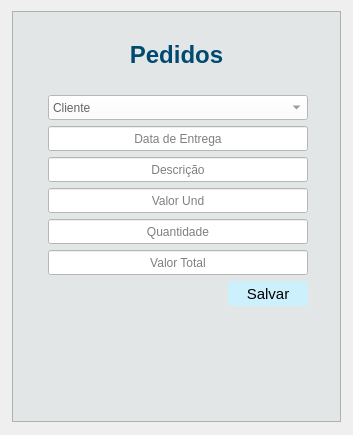
                <widget class="QWidget" name="tab_4">
                 <attribute name="title">
                  <string>Cadastro</string>
                 </attribute>
                 <layout class="QGridLayout" name="gridLayout_6">
                  <item row="2" column="1">
                   <spacer name="verticalSpacer_21">
                    <property name="orientation">
                     <enum>Qt::Vertical</enum>
                    </property>
                    <property name="sizeType">
                     <enum>QSizePolicy::Fixed</enum>
                    </property>
                    <property name="sizeHint" stdset="0">
                     <size>
                      <width>20</width>
                      <height>2</height>
                     </size>
                    </property>
                   </spacer>
                  </item>
                  <item row="0" column="0">
                   <spacer name="horizontalSpacer_14">
                    <property name="orientation">
                     <enum>Qt::Horizontal</enum>
                    </property>
                    <property name="sizeType">
                     <enum>QSizePolicy::Fixed</enum>
                    </property>
                    <property name="sizeHint" stdset="0">
                     <size>
                      <width>1</width>
                      <height>20</height>
                     </size>
                    </property>
                   </spacer>
                  </item>
                  <item row="0" column="2">
                   <spacer name="horizontalSpacer_12">
                    <property name="orientation">
                     <enum>Qt::Horizontal</enum>
                    </property>
                    <property name="sizeType">
                     <enum>QSizePolicy::Fixed</enum>
                    </property>
                    <property name="sizeHint" stdset="0">
                     <size>
                      <width>1</width>
                      <height>20</height>
                     </size>
                    </property>
                   </spacer>
                  </item>
                  <item row="0" column="1" rowspan="2">
                   <widget class="QFrame" name="frame_6">
                    <property name="minimumSize">
                     <size>
                      <width>0</width>
                      <height>0</height>
                     </size>
                    </property>
                    <property name="styleSheet">
                     <string notr="true">QLineEdit{

	
	background-color: rgb(255,255,255);
	font: 10pt &quot;MS Shell Dlg 2&quot;;
}

QFrame{

	
		background-color: rgb(227, 230, 230);

}</string>
                    </property>
                    <property name="frameShape">
                     <enum>QFrame::StyledPanel</enum>
                    </property>
                    <property name="frameShadow">
                     <enum>QFrame::Raised</enum>
                    </property>
                    <layout class="QGridLayout" name="gridLayout_5">
                     <item row="3" column="0">
                      <spacer name="horizontalSpacer_24">
                       <property name="orientation">
                        <enum>Qt::Horizontal</enum>
                       </property>
                       <property name="sizeType">
                        <enum>QSizePolicy::Fixed</enum>
                       </property>
                       <property name="sizeHint" stdset="0">
                        <size>
                         <width>20</width>
                         <height>20</height>
                        </size>
                       </property>
                      </spacer>
                     </item>
                     <item row="3" column="1" colspan="2">
                      <widget class="QComboBox" name="comboBox_clientes">
                       <property name="minimumSize">
                        <size>
                         <width>0</width>
                         <height>25</height>
                        </size>
                       </property>
                       <property name="styleSheet">
                        <string notr="true">background-color: rgb(255, 255, 255);

color: rgb(100, 100, 100);</string>
                       </property>
                       <item>
                        <property name="text">
                         <string>Cliente</string>
                        </property>
                       </item>
                      </widget>
                     </item>
                     <item row="3" column="3">
                      <spacer name="horizontalSpacer_32">
                       <property name="orientation">
                        <enum>Qt::Horizontal</enum>
                       </property>
                       <property name="sizeType">
                        <enum>QSizePolicy::Fixed</enum>
                       </property>
                       <property name="sizeHint" stdset="0">
                        <size>
                         <width>17</width>
                         <height>20</height>
                        </size>
                       </property>
                      </spacer>
                     </item>
                     <item row="4" column="0">
                      <spacer name="horizontalSpacer_25">
                       <property name="orientation">
                        <enum>Qt::Horizontal</enum>
                       </property>
                       <property name="sizeType">
                        <enum>QSizePolicy::Preferred</enum>
                       </property>
                       <property name="sizeHint" stdset="0">
                        <size>
                         <width>17</width>
                         <height>20</height>
                        </size>
                       </property>
                      </spacer>
                     </item>
                     <item row="4" column="1" colspan="2">
                      <widget class="QLineEdit" name="lineEdit_data_entrega">
                       <property name="sizePolicy">
                        <sizepolicy hsizetype="Preferred" vsizetype="Preferred">
                         <horstretch>0</horstretch>
                         <verstretch>0</verstretch>
                        </sizepolicy>
                       </property>
                       <property name="minimumSize">
                        <size>
                         <width>0</width>
                         <height>25</height>
                        </size>
                       </property>
                       <property name="maximumSize">
                        <size>
                         <width>2000</width>
                         <height>25</height>
                        </size>
                       </property>
                       <property name="alignment">
                        <set>Qt::AlignCenter</set>
                       </property>
                       <property name="placeholderText">
                        <string>Data de Entrega</string>
                       </property>
                      </widget>
                     </item>
                     <item row="4" column="3">
                      <spacer name="horizontalSpacer_33">
                       <property name="orientation">
                        <enum>Qt::Horizontal</enum>
                       </property>
                       <property name="sizeType">
                        <enum>QSizePolicy::Preferred</enum>
                       </property>
                       <property name="sizeHint" stdset="0">
                        <size>
                         <width>17</width>
                         <height>20</height>
                        </size>
                       </property>
                      </spacer>
                     </item>
                     <item row="5" column="0">
                      <spacer name="horizontalSpacer_26">
                       <property name="orientation">
                        <enum>Qt::Horizontal</enum>
                       </property>
                       <property name="sizeType">
                        <enum>QSizePolicy::Preferred</enum>
                       </property>
                       <property name="sizeHint" stdset="0">
                        <size>
                         <width>17</width>
                         <height>20</height>
                        </size>
                       </property>
                      </spacer>
                     </item>
                     <item row="5" column="1" colspan="2">
                      <widget class="QLineEdit" name="lineEdit_pedido_descricao">
                       <property name="sizePolicy">
                        <sizepolicy hsizetype="Preferred" vsizetype="Preferred">
                         <horstretch>0</horstretch>
                         <verstretch>0</verstretch>
                        </sizepolicy>
                       </property>
                       <property name="minimumSize">
                        <size>
                         <width>0</width>
                         <height>25</height>
                        </size>
                       </property>
                       <property name="maximumSize">
                        <size>
                         <width>2000</width>
                         <height>25</height>
                        </size>
                       </property>
                       <property name="alignment">
                        <set>Qt::AlignCenter</set>
                       </property>
                       <property name="placeholderText">
                        <string>Descrição</string>
                       </property>
                      </widget>
                     </item>
                     <item row="5" column="3">
                      <spacer name="horizontalSpacer_35">
                       <property name="orientation">
                        <enum>Qt::Horizontal</enum>
                       </property>
                       <property name="sizeType">
                        <enum>QSizePolicy::Preferred</enum>
                       </property>
                       <property name="sizeHint" stdset="0">
                        <size>
                         <width>17</width>
                         <height>20</height>
                        </size>
                       </property>
                      </spacer>
                     </item>
                     <item row="6" column="0">
                      <spacer name="horizontalSpacer_27">
                       <property name="orientation">
                        <enum>Qt::Horizontal</enum>
                       </property>
                       <property name="sizeType">
                        <enum>QSizePolicy::Preferred</enum>
                       </property>
                       <property name="sizeHint" stdset="0">
                        <size>
                         <width>17</width>
                         <height>20</height>
                        </size>
                       </property>
                      </spacer>
                     </item>
                     <item row="6" column="1" colspan="2">
                      <widget class="QLineEdit" name="lineEdit_valor_und">
                       <property name="sizePolicy">
                        <sizepolicy hsizetype="Preferred" vsizetype="Preferred">
                         <horstretch>0</horstretch>
                         <verstretch>0</verstretch>
                        </sizepolicy>
                       </property>
                       <property name="minimumSize">
                        <size>
                         <width>0</width>
                         <height>25</height>
                        </size>
                       </property>
                       <property name="maximumSize">
                        <size>
                         <width>2000</width>
                         <height>25</height>
                        </size>
                       </property>
                       <property name="alignment">
                        <set>Qt::AlignCenter</set>
                       </property>
                       <property name="placeholderText">
                        <string>Valor Und</string>
                       </property>
                      </widget>
                     </item>
                     <item row="6" column="3">
                      <spacer name="horizontalSpacer_31">
                       <property name="orientation">
                        <enum>Qt::Horizontal</enum>
                       </property>
                       <property name="sizeType">
                        <enum>QSizePolicy::Preferred</enum>
                       </property>
                       <property name="sizeHint" stdset="0">
                        <size>
                         <width>17</width>
                         <height>20</height>
                        </size>
                       </property>
                      </spacer>
                     </item>
                     <item row="7" column="0">
                      <spacer name="horizontalSpacer_28">
                       <property name="orientation">
                        <enum>Qt::Horizontal</enum>
                       </property>
                       <property name="sizeType">
                        <enum>QSizePolicy::Preferred</enum>
                       </property>
                       <property name="sizeHint" stdset="0">
                        <size>
                         <width>17</width>
                         <height>20</height>
                        </size>
                       </property>
                      </spacer>
                     </item>
                     <item row="7" column="1" colspan="2">
                      <widget class="QLineEdit" name="lineEdit_pedidos_quantidade">
                       <property name="sizePolicy">
                        <sizepolicy hsizetype="Preferred" vsizetype="Preferred">
                         <horstretch>0</horstretch>
                         <verstretch>0</verstretch>
                        </sizepolicy>
                       </property>
                       <property name="minimumSize">
                        <size>
                         <width>0</width>
                         <height>25</height>
                        </size>
                       </property>
                       <property name="maximumSize">
                        <size>
                         <width>2000</width>
                         <height>25</height>
                        </size>
                       </property>
                       <property name="alignment">
                        <set>Qt::AlignCenter</set>
                       </property>
                       <property name="placeholderText">
                        <string>Quantidade</string>
                       </property>
                      </widget>
                     </item>
                     <item row="7" column="3">
                      <spacer name="horizontalSpacer_34">
                       <property name="orientation">
                        <enum>Qt::Horizontal</enum>
                       </property>
                       <property name="sizeType">
                        <enum>QSizePolicy::Preferred</enum>
                       </property>
                       <property name="sizeHint" stdset="0">
                        <size>
                         <width>17</width>
                         <height>20</height>
                        </size>
                       </property>
                      </spacer>
                     </item>
                     <item row="8" column="0">
                      <spacer name="horizontalSpacer_29">
                       <property name="orientation">
                        <enum>Qt::Horizontal</enum>
                       </property>
                       <property name="sizeType">
                        <enum>QSizePolicy::Preferred</enum>
                       </property>
                       <property name="sizeHint" stdset="0">
                        <size>
                         <width>17</width>
                         <height>20</height>
                        </size>
                       </property>
                      </spacer>
                     </item>
                     <item row="8" column="3">
                      <spacer name="horizontalSpacer_30">
                       <property name="orientation">
                        <enum>Qt::Horizontal</enum>
                       </property>
                       <property name="sizeType">
                        <enum>QSizePolicy::Preferred</enum>
                       </property>
                       <property name="sizeHint" stdset="0">
                        <size>
                         <width>17</width>
                         <height>20</height>
                        </size>
                       </property>
                      </spacer>
                     </item>
                     <item row="9" column="0" colspan="2">
                      <spacer name="horizontalSpacer_15">
                       <property name="orientation">
                        <enum>Qt::Horizontal</enum>
                       </property>
                       <property name="sizeType">
                        <enum>QSizePolicy::Preferred</enum>
                       </property>
                       <property name="sizeHint" stdset="0">
                        <size>
                         <width>200</width>
                         <height>20</height>
                        </size>
                       </property>
                      </spacer>
                     </item>
                     <item row="9" column="2">
                      <widget class="QPushButton" name="btn_salvar_pedido">
                       <property name="sizePolicy">
                        <sizepolicy hsizetype="Preferred" vsizetype="Preferred">
                         <horstretch>0</horstretch>
                         <verstretch>0</verstretch>
                        </sizepolicy>
                       </property>
                       <property name="minimumSize">
                        <size>
                         <width>80</width>
                         <height>25</height>
                        </size>
                       </property>
                       <property name="maximumSize">
                        <size>
                         <width>60</width>
                         <height>16777215</height>
                        </size>
                       </property>
                       <property name="font">
                        <font>
                         <pointsize>11</pointsize>
                        </font>
                       </property>
                       <property name="cursor">
                        <cursorShape>PointingHandCursor</cursorShape>
                       </property>
                       <property name="styleSheet">
                        <string notr="true">QPushButton{
	
	background-color: rgb(205, 241, 252);
		border-radius:2px;
	color: rgb(0, 0, 0);
}

QPushButton:hover{
	border-radius:15px;
	background-color: rgb(255, 255, 255);
}</string>
                       </property>
                       <property name="text">
                        <string>Salvar</string>
                       </property>
                      </widget>
                     </item>
                     <item row="9" column="3">
                      <spacer name="horizontalSpacer_36">
                       <property name="orientation">
                        <enum>Qt::Horizontal</enum>
                       </property>
                       <property name="sizeType">
                        <enum>QSizePolicy::Preferred</enum>
                       </property>
                       <property name="sizeHint" stdset="0">
                        <size>
                         <width>17</width>
                         <height>20</height>
                        </size>
                       </property>
                      </spacer>
                     </item>
                     <item row="10" column="1" colspan="3">
                      <spacer name="verticalSpacer_11">
                       <property name="orientation">
                        <enum>Qt::Vertical</enum>
                       </property>
                       <property name="sizeHint" stdset="0">
                        <size>
                         <width>20</width>
                         <height>106</height>
                        </size>
                       </property>
                      </spacer>
                     </item>
                     <item row="1" column="0" colspan="4">
                      <widget class="QLabel" name="label_5">
                       <property name="text">
                        <string>&lt;html&gt;&lt;head/&gt;&lt;body&gt;&lt;p align=&quot;center&quot;&gt;&lt;span style=&quot; font-size:18pt; font-weight:600; color:#004a70;&quot;&gt;Pedidos&lt;/span&gt;&lt;/p&gt;&lt;/body&gt;&lt;/html&gt;</string>
                       </property>
                      </widget>
                     </item>
                     <item row="2" column="0" colspan="4">
                      <spacer name="verticalSpacer_10">
                       <property name="orientation">
                        <enum>Qt::Vertical</enum>
                       </property>
                       <property name="sizeType">
                        <enum>QSizePolicy::Fixed</enum>
                       </property>
                       <property name="sizeHint" stdset="0">
                        <size>
                         <width>20</width>
                         <height>20</height>
                        </size>
                       </property>
                      </spacer>
                     </item>
                     <item row="0" column="0" colspan="4">
                      <spacer name="verticalSpacer_12">
                       <property name="orientation">
                        <enum>Qt::Vertical</enum>
                       </property>
                       <property name="sizeType">
                        <enum>QSizePolicy::Fixed</enum>
                       </property>
                       <property name="sizeHint" stdset="0">
                        <size>
                         <width>20</width>
                         <height>20</height>
                        </size>
                       </property>
                      </spacer>
                     </item>
                     <item row="8" column="1" colspan="2">
                      <widget class="QLineEdit" name="lineEdit_valor_total">
                       <property name="sizePolicy">
                        <sizepolicy hsizetype="Preferred" vsizetype="Preferred">
                         <horstretch>0</horstretch>
                         <verstretch>0</verstretch>
                        </sizepolicy>
                       </property>
                       <property name="minimumSize">
                        <size>
                         <width>0</width>
                         <height>25</height>
                        </size>
                       </property>
                       <property name="maximumSize">
                        <size>
                         <width>2000</width>
                         <height>25</height>
                        </size>
                       </property>
                       <property name="alignment">
                        <set>Qt::AlignCenter</set>
                       </property>
                       <property name="placeholderText">
                        <string>Valor Total</string>
                       </property>
                      </widget>
                     </item>
                    </layout>
                   </widget>
                  </item>
                 </layout>
                </widget>
